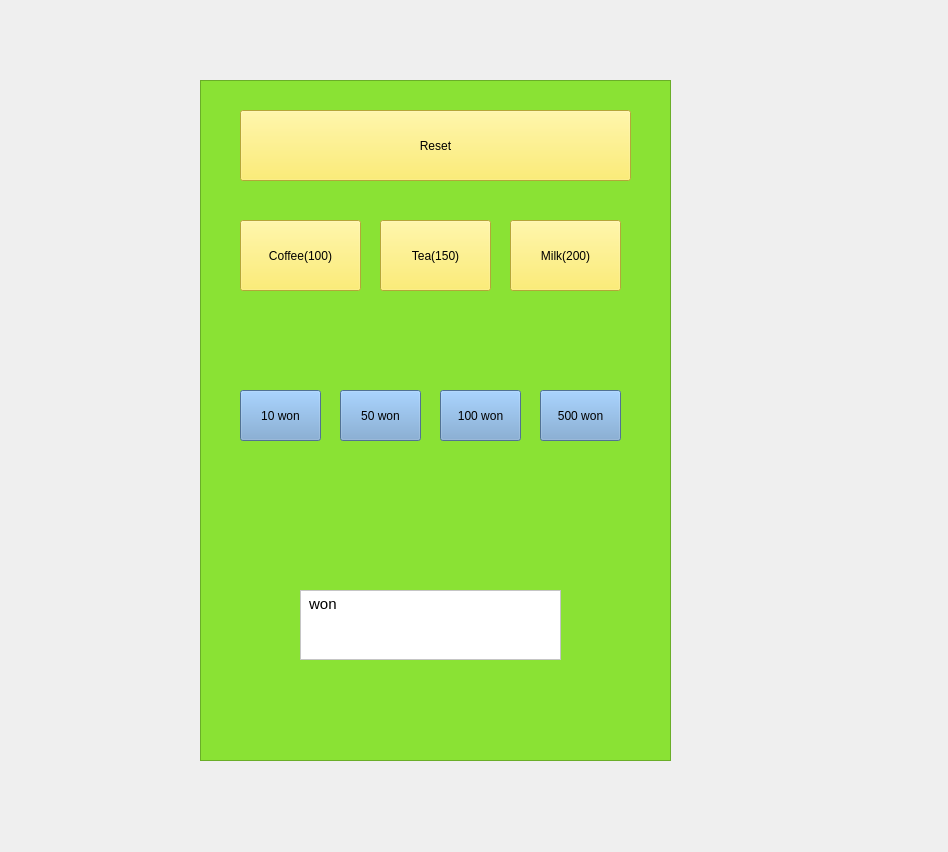
<?xml version="1.0" encoding="UTF-8"?>
<ui version="4.0">
 <class>Widget</class>
 <widget class="QWidget" name="Widget">
  <property name="geometry">
   <rect>
    <x>0</x>
    <y>0</y>
    <width>948</width>
    <height>852</height>
   </rect>
  </property>
  <property name="windowTitle">
   <string>Widget</string>
  </property>
  <widget class="QFrame" name="vending_frame">
   <property name="geometry">
    <rect>
     <x>200</x>
     <y>80</y>
     <width>471</width>
     <height>681</height>
    </rect>
   </property>
   <property name="styleSheet">
    <string notr="true">font: 75 11pt &quot;Ubuntu Condensed&quot;;
background-color: rgb(138, 226, 52);</string>
   </property>
   <property name="frameShape">
    <enum>QFrame::StyledPanel</enum>
   </property>
   <property name="frameShadow">
    <enum>QFrame::Raised</enum>
   </property>
   <widget class="QPushButton" name="coffee_button">
    <property name="geometry">
     <rect>
      <x>40</x>
      <y>140</y>
      <width>121</width>
      <height>71</height>
     </rect>
    </property>
    <property name="styleSheet">
     <string notr="true">background-color: rgb(252, 233, 79);</string>
    </property>
    <property name="text">
     <string>Coffee(100)</string>
    </property>
   </widget>
   <widget class="QPushButton" name="Tea_button">
    <property name="geometry">
     <rect>
      <x>180</x>
      <y>140</y>
      <width>111</width>
      <height>71</height>
     </rect>
    </property>
    <property name="styleSheet">
     <string notr="true">background-color: rgb(252, 233, 79);</string>
    </property>
    <property name="text">
     <string>Tea(150)</string>
    </property>
   </widget>
   <widget class="QPushButton" name="Milk_button">
    <property name="geometry">
     <rect>
      <x>310</x>
      <y>140</y>
      <width>111</width>
      <height>71</height>
     </rect>
    </property>
    <property name="styleSheet">
     <string notr="true">background-color: rgb(252, 233, 79);</string>
    </property>
    <property name="text">
     <string>Milk(200)</string>
    </property>
   </widget>
   <widget class="QTextEdit" name="money_print">
    <property name="geometry">
     <rect>
      <x>100</x>
      <y>510</y>
      <width>261</width>
      <height>70</height>
     </rect>
    </property>
    <property name="styleSheet">
     <string notr="true">background-color: rgb(255, 255, 255);</string>
    </property>
    <property name="html">
     <string>&lt;!DOCTYPE HTML PUBLIC &quot;-//W3C//DTD HTML 4.0//EN&quot; &quot;http://www.w3.org/TR/REC-html40/strict.dtd&quot;&gt;
&lt;html&gt;&lt;head&gt;&lt;meta name=&quot;qrichtext&quot; content=&quot;1&quot; /&gt;&lt;style type=&quot;text/css&quot;&gt;
p, li { white-space: pre-wrap; }
&lt;/style&gt;&lt;/head&gt;&lt;body style=&quot; font-family:'Ubuntu Condensed'; font-size:11pt; font-weight:72; font-style:normal;&quot;&gt;
&lt;p style=&quot; margin-top:0px; margin-bottom:0px; margin-left:0px; margin-right:0px; -qt-block-indent:0; text-indent:0px;&quot;&gt;&lt;span style=&quot; font-family:'Ubuntu'; font-weight:400;&quot;&gt; won&lt;/span&gt;&lt;/p&gt;&lt;/body&gt;&lt;/html&gt;</string>
    </property>
   </widget>
   <widget class="QPushButton" name="_10_button">
    <property name="geometry">
     <rect>
      <x>40</x>
      <y>310</y>
      <width>81</width>
      <height>51</height>
     </rect>
    </property>
    <property name="styleSheet">
     <string notr="true">background-color: rgb(114, 159, 207);</string>
    </property>
    <property name="text">
     <string>10 won</string>
    </property>
   </widget>
   <widget class="QPushButton" name="_50_button">
    <property name="geometry">
     <rect>
      <x>140</x>
      <y>310</y>
      <width>81</width>
      <height>51</height>
     </rect>
    </property>
    <property name="styleSheet">
     <string notr="true">background-color: rgb(114, 159, 207);</string>
    </property>
    <property name="text">
     <string>50 won</string>
    </property>
   </widget>
   <widget class="QPushButton" name="_100_button">
    <property name="geometry">
     <rect>
      <x>240</x>
      <y>310</y>
      <width>81</width>
      <height>51</height>
     </rect>
    </property>
    <property name="styleSheet">
     <string notr="true">background-color: rgb(114, 159, 207);</string>
    </property>
    <property name="text">
     <string>100 won</string>
    </property>
   </widget>
   <widget class="QPushButton" name="_500_button">
    <property name="geometry">
     <rect>
      <x>340</x>
      <y>310</y>
      <width>81</width>
      <height>51</height>
     </rect>
    </property>
    <property name="styleSheet">
     <string notr="true">background-color: rgb(114, 159, 207);</string>
    </property>
    <property name="text">
     <string>500 won</string>
    </property>
   </widget>
   <widget class="QPushButton" name="Reset_button">
    <property name="geometry">
     <rect>
      <x>40</x>
      <y>30</y>
      <width>391</width>
      <height>71</height>
     </rect>
    </property>
    <property name="styleSheet">
     <string notr="true">background-color: rgb(252, 233, 79);</string>
    </property>
    <property name="text">
     <string>Reset</string>
    </property>
   </widget>
  </widget>
 </widget>
 <resources/>
 <connections/>
</ui>
